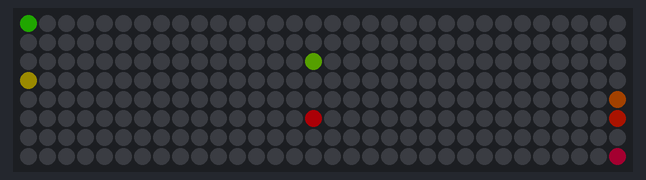
The sketch below on a simulated Arduino Uno, built with avr-gcc and run on an emulated ATmega328P. Parts: 32×8 RGB LED matrix (first LED top left, wired row by row). Dim RGB values are drawn brighter than linear; random numbers use the default seed unless the sketch sets one.

Above: at 0.13 s.
At 5.0 s:
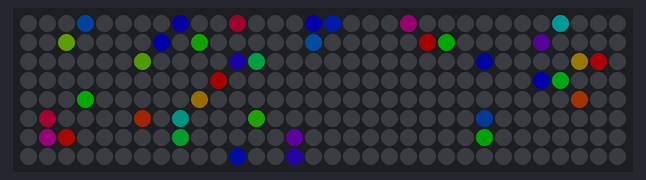
At 10.01 s:
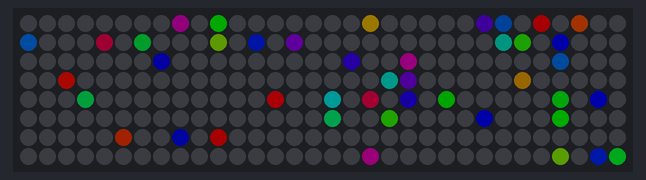
At 19.89 s:
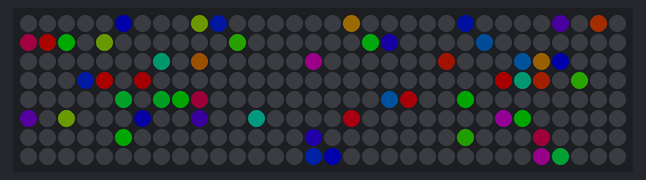
At 29.78 s:
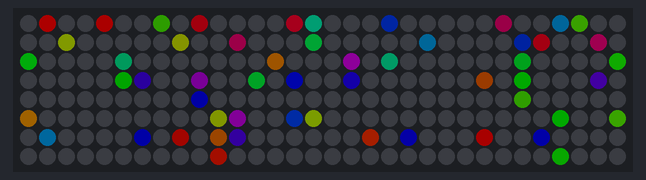
At 39.8 s:
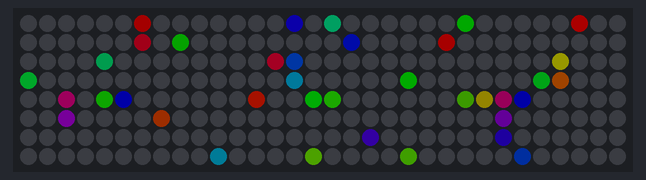

The sketch:

Neopixel_832_Video24_4_Regen.ino
```cpp
#include <Adafruit_NeoPixel.h>

#define LED_PIN 6
#define MATRIX_WIDTH 32
#define MATRIX_HEIGHT 8
#define LED_COUNT (MATRIX_WIDTH * MATRIX_HEIGHT)
#define BRIGHTNESS 50
#define DROP_CHANCE 20     // 0–100: Wahrscheinlichkeit, dass in Spalte ein Tropfen erscheint
#define FALL_DELAY 80      // Zeit zwischen Schritten (ms)

Adafruit_NeoPixel strip(LED_COUNT, LED_PIN, NEO_GRB + NEO_KHZ800);

uint32_t rainColor = strip.Color(0, 0, 255);  // Startfarbe Blau
int hue = 0;  // Für Regenbogen-Color-Modus

void setup() {
  strip.begin();
  strip.setBrightness(BRIGHTNESS);
  strip.show();
}

void loop() {
  // Alles eine Zeile nach unten verschieben
  for (int x = 0; x < MATRIX_WIDTH; x++) {
    for (int y = MATRIX_HEIGHT - 1; y > 0; y--) {
      int current = getPixelNumber(x, y);
      int above = getPixelNumber(x, y - 1);
      strip.setPixelColor(current, strip.getPixelColor(above));
    }
  }

  // Neue Tropfen ganz oben hinzufügen
  for (int x = 0; x < MATRIX_WIDTH; x++) {
    if (random(100) < DROP_CHANCE) {
      hue += 15;  // Farbe drehen
      rainColor = colorFromHue(hue);
      int topPixel = getPixelNumber(x, 0);
      strip.setPixelColor(topPixel, rainColor);
    } else {
      int topPixel = getPixelNumber(x, 0);
      strip.setPixelColor(topPixel, 0);  // Kein Tropfen
    }
  }

  strip.show();
  delay(FALL_DELAY);
}

// Regenbogen-Farbe aus Hue generieren
uint32_t colorFromHue(int hue) {
  hue = hue % 256;
  int r, g, b;
  if (hue < 85) {
    r = hue * 3;
    g = 255 - hue * 3;
    b = 0;
  } else if (hue < 170) {
    hue -= 85;
    r = 255 - hue * 3;
    g = 0;
    b = hue * 3;
  } else {
    hue -= 170;
    r = 0;
    g = hue * 3;
    b = 255 - hue * 3;
  }
  return strip.Color(r, g, b);
}

// Zickzack-Mapping berücksichtigen
int getPixelNumber(int x, int y) {
  if (x % 2 == 0) {
    return (x * MATRIX_HEIGHT) + y;
  } else {
    return (x * MATRIX_HEIGHT) + (MATRIX_HEIGHT - 1 - y);
  }
}
```
